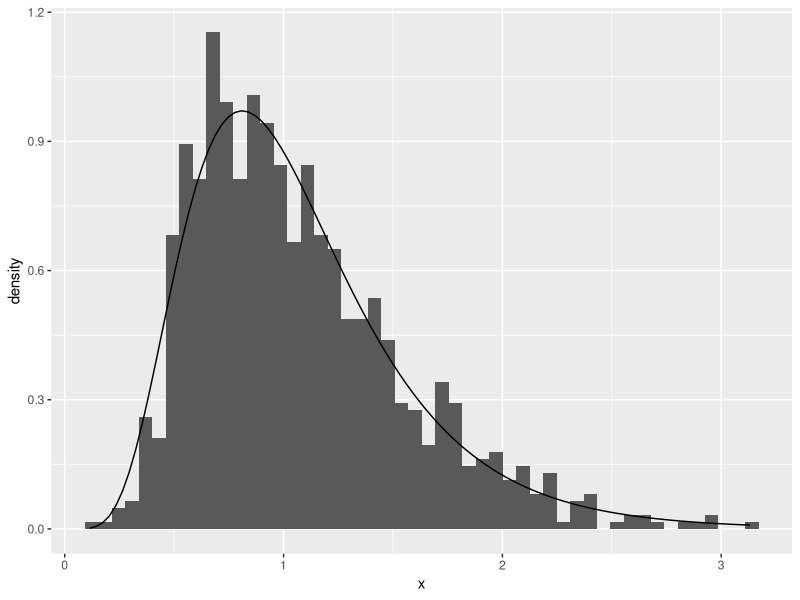

This figure's R source:
library(tidyverse)
m <- 1000
n1 <- 16; a1 <- 10; b1 <- 10
n2 <- 30; a2 <- 30; b2 <- 40

ge <- numeric(m)
for(i in 1:m){
  ga <-rnorm(n1,a1,b1)
  gb <-rnorm(n2,a2,b2)
  gc <- sum( (ga-mean(ga))^2 / (b1^2))
  gd <- sum( (gb-mean(gb))^2 / (b2^2) )
  #  n1+ n2個から２つできる
  # そのgcとgd をgeに入れていく
  ge[i] <- (gc/ (n1-1) ) / (gd / (n2-1) )
}
# ge としてはm個できる。これをヒストグラムにしたものとF分布の形を比較
gf <- tibble(x=ge)
ggplot(gf)+geom_histogram(aes(x=x,y=..density..),bins=50)+stat_function(fun=df, args=c(df1=(n1-1),df2=(n2-1)))
